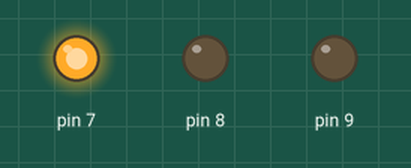
Recording of a sketch running on a simulated Arduino Uno, built with avr-gcc and run on an emulated ATmega328P. Shown: output pins drawn as LEDs (lit = HIGH).

Above: at 0.2 s.
At 3.7 s:
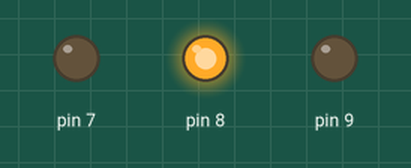
At 5.7 s:
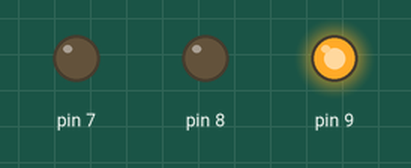
At 7.0 s:
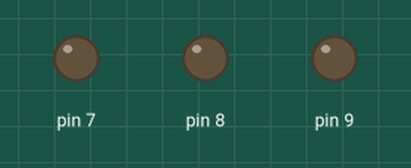
Timing chart, 0 to 7.8 s (numbered marks = the images above):
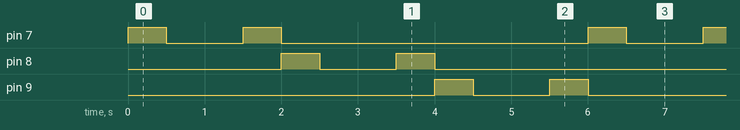

The sketch:

TRAFIKK.ino
```cpp
void setup() {
  // put your setup code here, to run once:
  pinMode(7, OUTPUT);
  pinMode(8, OUTPUT);
  pinMode(9, OUTPUT);

}

void loop() {
  // put your main code here, to run repeatedly:
  digitalWrite(7, HIGH);
  delay(500);
  digitalWrite(7, LOW);

  delay(1000);

  digitalWrite(7, HIGH);
  delay(500);
  digitalWrite(7, LOW);

  digitalWrite(8, HIGH);
  delay(500);
  digitalWrite(8, LOW);

  delay(1000);

  digitalWrite(8, HIGH);
  delay(500);
  digitalWrite(8, LOW);

  digitalWrite(9, HIGH);
  delay(500);
  digitalWrite(9, LOW);

  delay(1000);

  digitalWrite(9, HIGH);
  delay(500);
  digitalWrite(9, LOW);


}
```

Measured:
- by itself, pin 7–9: repeats every 6.0 s: LOW 1.0 s, HIGH 0.50 s, LOW 4.0 s, HIGH 0.50 s
- by itself, everything shown: repeats every 6.0 s, in 10 steps
